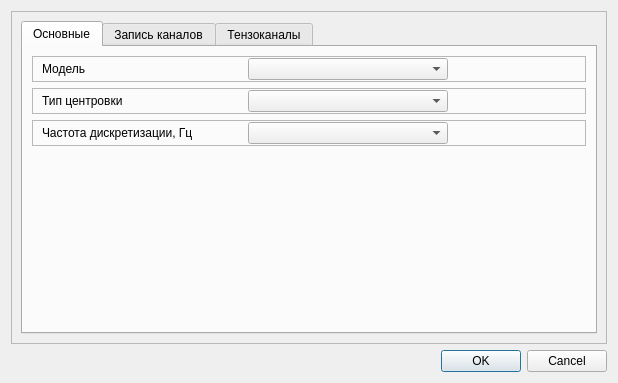
<?xml version="1.0" encoding="UTF-8"?>
<ui version="4.0">
 <class>AMedPlatform01ParamsDialog</class>
 <widget class="QDialog" name="AMedPlatform01ParamsDialog">
  <property name="geometry">
   <rect>
    <x>0</x>
    <y>0</y>
    <width>618</width>
    <height>383</height>
   </rect>
  </property>
  <property name="windowTitle">
   <string>Стабилоплатформа А-Мед. Параметры.</string>
  </property>
  <layout class="QVBoxLayout" name="verticalLayout">
   <item>
    <widget class="QFrame" name="frame">
     <property name="frameShape">
      <enum>QFrame::StyledPanel</enum>
     </property>
     <property name="frameShadow">
      <enum>QFrame::Raised</enum>
     </property>
     <layout class="QVBoxLayout" name="verticalLayout_6">
      <item>
       <widget class="QTabWidget" name="tabPages">
        <property name="currentIndex">
         <number>0</number>
        </property>
        <widget class="QWidget" name="tabMain">
         <attribute name="title">
          <string>Основные</string>
         </attribute>
         <layout class="QVBoxLayout" name="verticalLayout_3">
          <item>
           <widget class="QFrame" name="frModel">
            <property name="frameShape">
             <enum>QFrame::StyledPanel</enum>
            </property>
            <property name="frameShadow">
             <enum>QFrame::Raised</enum>
            </property>
            <layout class="QHBoxLayout" name="horizontalLayout">
             <property name="topMargin">
              <number>1</number>
             </property>
             <property name="bottomMargin">
              <number>1</number>
             </property>
             <item>
              <widget class="QLabel" name="lblModel">
               <property name="sizePolicy">
                <sizepolicy hsizetype="Fixed" vsizetype="Preferred">
                 <horstretch>0</horstretch>
                 <verstretch>0</verstretch>
                </sizepolicy>
               </property>
               <property name="minimumSize">
                <size>
                 <width>200</width>
                 <height>0</height>
                </size>
               </property>
               <property name="text">
                <string>Модель</string>
               </property>
              </widget>
             </item>
             <item>
              <widget class="QComboBox" name="cbModel">
               <property name="minimumSize">
                <size>
                 <width>200</width>
                 <height>0</height>
                </size>
               </property>
               <property name="maxVisibleItems">
                <number>20</number>
               </property>
              </widget>
             </item>
             <item>
              <spacer name="horizontalSpacer">
               <property name="orientation">
                <enum>Qt::Horizontal</enum>
               </property>
               <property name="sizeHint" stdset="0">
                <size>
                 <width>40</width>
                 <height>20</height>
                </size>
               </property>
              </spacer>
             </item>
            </layout>
           </widget>
          </item>
          <item>
           <widget class="QFrame" name="frZeroingType">
            <property name="frameShape">
             <enum>QFrame::StyledPanel</enum>
            </property>
            <property name="frameShadow">
             <enum>QFrame::Raised</enum>
            </property>
            <layout class="QHBoxLayout" name="horizontalLayout_2">
             <property name="topMargin">
              <number>1</number>
             </property>
             <property name="bottomMargin">
              <number>1</number>
             </property>
             <item>
              <widget class="QLabel" name="lblZeroingType">
               <property name="sizePolicy">
                <sizepolicy hsizetype="Fixed" vsizetype="Preferred">
                 <horstretch>0</horstretch>
                 <verstretch>0</verstretch>
                </sizepolicy>
               </property>
               <property name="minimumSize">
                <size>
                 <width>200</width>
                 <height>0</height>
                </size>
               </property>
               <property name="text">
                <string>Тип центровки</string>
               </property>
              </widget>
             </item>
             <item>
              <widget class="QComboBox" name="cbZeroingType">
               <property name="minimumSize">
                <size>
                 <width>200</width>
                 <height>0</height>
                </size>
               </property>
              </widget>
             </item>
             <item>
              <spacer name="horizontalSpacer_2">
               <property name="orientation">
                <enum>Qt::Horizontal</enum>
               </property>
               <property name="sizeHint" stdset="0">
                <size>
                 <width>40</width>
                 <height>20</height>
                </size>
               </property>
              </spacer>
             </item>
            </layout>
           </widget>
          </item>
          <item>
           <widget class="QFrame" name="frFrequency">
            <property name="frameShape">
             <enum>QFrame::StyledPanel</enum>
            </property>
            <property name="frameShadow">
             <enum>QFrame::Raised</enum>
            </property>
            <layout class="QHBoxLayout" name="horizontalLayout_7">
             <property name="topMargin">
              <number>1</number>
             </property>
             <property name="bottomMargin">
              <number>1</number>
             </property>
             <item>
              <widget class="QLabel" name="lblFrequency">
               <property name="sizePolicy">
                <sizepolicy hsizetype="Fixed" vsizetype="Preferred">
                 <horstretch>0</horstretch>
                 <verstretch>0</verstretch>
                </sizepolicy>
               </property>
               <property name="minimumSize">
                <size>
                 <width>200</width>
                 <height>0</height>
                </size>
               </property>
               <property name="text">
                <string>Частота дискретизации, Гц</string>
               </property>
              </widget>
             </item>
             <item>
              <widget class="QComboBox" name="cbFrequency">
               <property name="minimumSize">
                <size>
                 <width>200</width>
                 <height>0</height>
                </size>
               </property>
              </widget>
             </item>
             <item>
              <spacer name="horizontalSpacer_16">
               <property name="orientation">
                <enum>Qt::Horizontal</enum>
               </property>
               <property name="sizeHint" stdset="0">
                <size>
                 <width>121</width>
                 <height>20</height>
                </size>
               </property>
              </spacer>
             </item>
            </layout>
           </widget>
          </item>
          <item>
           <spacer name="verticalSpacer">
            <property name="orientation">
             <enum>Qt::Vertical</enum>
            </property>
            <property name="sizeHint" stdset="0">
             <size>
              <width>20</width>
              <height>40</height>
             </size>
            </property>
           </spacer>
          </item>
         </layout>
        </widget>
        <widget class="QWidget" name="tabRecording">
         <attribute name="title">
          <string>Запись каналов</string>
         </attribute>
         <layout class="QVBoxLayout" name="verticalLayout_2">
          <item>
           <widget class="QCheckBox" name="cbRecStab">
            <property name="text">
             <string>Стабилографический сигнал</string>
            </property>
           </widget>
          </item>
          <item>
           <widget class="QCheckBox" name="cbRecZ">
            <property name="text">
             <string>Баллистограмма</string>
            </property>
           </widget>
          </item>
          <item>
           <widget class="QCheckBox" name="cbRecPulse">
            <property name="text">
             <string>Пульс</string>
            </property>
           </widget>
          </item>
          <item>
           <widget class="QCheckBox" name="cbRecTenso1">
            <property name="text">
             <string>Тензоканал на разъеме 1</string>
            </property>
           </widget>
          </item>
          <item>
           <widget class="QCheckBox" name="cbRecTenso2">
            <property name="text">
             <string>Тензоканал на разъеме 2</string>
            </property>
           </widget>
          </item>
          <item>
           <widget class="QCheckBox" name="cbRecTenso3">
            <property name="text">
             <string>Тензоканал на разъеме 3</string>
            </property>
           </widget>
          </item>
          <item>
           <spacer name="verticalSpacer_3">
            <property name="orientation">
             <enum>Qt::Vertical</enum>
            </property>
            <property name="sizeHint" stdset="0">
             <size>
              <width>20</width>
              <height>40</height>
             </size>
            </property>
           </spacer>
          </item>
         </layout>
        </widget>
        <widget class="QWidget" name="tabTensoKind">
         <attribute name="title">
          <string>Тензоканалы</string>
         </attribute>
         <layout class="QVBoxLayout" name="verticalLayout_5">
          <item>
           <widget class="QFrame" name="frTensoTitle">
            <property name="frameShape">
             <enum>QFrame::StyledPanel</enum>
            </property>
            <property name="frameShadow">
             <enum>QFrame::Raised</enum>
            </property>
            <layout class="QHBoxLayout" name="horizontalLayout_6">
             <item>
              <spacer name="horizontalSpacer_12">
               <property name="orientation">
                <enum>Qt::Horizontal</enum>
               </property>
               <property name="sizeType">
                <enum>QSizePolicy::Fixed</enum>
               </property>
               <property name="sizeHint" stdset="0">
                <size>
                 <width>100</width>
                 <height>20</height>
                </size>
               </property>
              </spacer>
             </item>
             <item>
              <widget class="QLabel" name="lblTensoKind">
               <property name="sizePolicy">
                <sizepolicy hsizetype="Preferred" vsizetype="Preferred">
                 <horstretch>0</horstretch>
                 <verstretch>0</verstretch>
                </sizepolicy>
               </property>
               <property name="minimumSize">
                <size>
                 <width>100</width>
                 <height>0</height>
                </size>
               </property>
               <property name="text">
                <string>Датчик</string>
               </property>
              </widget>
             </item>
             <item>
              <spacer name="horizontalSpacer_13">
               <property name="orientation">
                <enum>Qt::Horizontal</enum>
               </property>
               <property name="sizeType">
                <enum>QSizePolicy::Fixed</enum>
               </property>
               <property name="sizeHint" stdset="0">
                <size>
                 <width>40</width>
                 <height>20</height>
                </size>
               </property>
              </spacer>
             </item>
             <item>
              <widget class="QLabel" name="lblTensoRKP">
               <property name="minimumSize">
                <size>
                 <width>70</width>
                 <height>0</height>
                </size>
               </property>
               <property name="text">
                <string>РКП</string>
               </property>
              </widget>
             </item>
             <item>
              <spacer name="horizontalSpacer_14">
               <property name="orientation">
                <enum>Qt::Horizontal</enum>
               </property>
               <property name="sizeType">
                <enum>QSizePolicy::Fixed</enum>
               </property>
               <property name="sizeHint" stdset="0">
                <size>
                 <width>40</width>
                 <height>20</height>
                </size>
               </property>
              </spacer>
             </item>
             <item>
              <widget class="QLabel" name="lblTensoPn">
               <property name="minimumSize">
                <size>
                 <width>150</width>
                 <height>0</height>
                </size>
               </property>
               <property name="text">
                <string>Номинальная масса, кг</string>
               </property>
              </widget>
             </item>
             <item>
              <spacer name="horizontalSpacer_15">
               <property name="orientation">
                <enum>Qt::Horizontal</enum>
               </property>
               <property name="sizeHint" stdset="0">
                <size>
                 <width>40</width>
                 <height>20</height>
                </size>
               </property>
              </spacer>
             </item>
            </layout>
           </widget>
          </item>
          <item>
           <widget class="QFrame" name="frTensoChan1">
            <property name="frameShape">
             <enum>QFrame::StyledPanel</enum>
            </property>
            <property name="frameShadow">
             <enum>QFrame::Raised</enum>
            </property>
            <layout class="QHBoxLayout" name="horizontalLayout_3">
             <item>
              <widget class="QLabel" name="lblTensoChan1">
               <property name="sizePolicy">
                <sizepolicy hsizetype="Fixed" vsizetype="Preferred">
                 <horstretch>0</horstretch>
                 <verstretch>0</verstretch>
                </sizepolicy>
               </property>
               <property name="minimumSize">
                <size>
                 <width>100</width>
                 <height>0</height>
                </size>
               </property>
               <property name="text">
                <string>Разъем 1</string>
               </property>
              </widget>
             </item>
             <item>
              <widget class="QComboBox" name="cbTensoChan1">
               <property name="sizePolicy">
                <sizepolicy hsizetype="Preferred" vsizetype="Fixed">
                 <horstretch>0</horstretch>
                 <verstretch>0</verstretch>
                </sizepolicy>
               </property>
               <property name="minimumSize">
                <size>
                 <width>100</width>
                 <height>0</height>
                </size>
               </property>
              </widget>
             </item>
             <item>
              <spacer name="horizontalSpacer_3">
               <property name="orientation">
                <enum>Qt::Horizontal</enum>
               </property>
               <property name="sizeType">
                <enum>QSizePolicy::Fixed</enum>
               </property>
               <property name="sizeHint" stdset="0">
                <size>
                 <width>40</width>
                 <height>20</height>
                </size>
               </property>
              </spacer>
             </item>
             <item>
              <widget class="QDoubleSpinBox" name="edRKP1">
               <property name="minimumSize">
                <size>
                 <width>70</width>
                 <height>0</height>
                </size>
               </property>
               <property name="decimals">
                <number>4</number>
               </property>
               <property name="maximum">
                <double>9999.989999999999782</double>
               </property>
              </widget>
             </item>
             <item>
              <spacer name="horizontalSpacer_4">
               <property name="orientation">
                <enum>Qt::Horizontal</enum>
               </property>
               <property name="sizeType">
                <enum>QSizePolicy::Fixed</enum>
               </property>
               <property name="sizeHint" stdset="0">
                <size>
                 <width>40</width>
                 <height>20</height>
                </size>
               </property>
              </spacer>
             </item>
             <item>
              <widget class="QSpinBox" name="edPn1">
               <property name="minimumSize">
                <size>
                 <width>70</width>
                 <height>0</height>
                </size>
               </property>
               <property name="maximum">
                <number>1000</number>
               </property>
               <property name="singleStep">
                <number>50</number>
               </property>
              </widget>
             </item>
             <item>
              <spacer name="horizontalSpacer_5">
               <property name="orientation">
                <enum>Qt::Horizontal</enum>
               </property>
               <property name="sizeHint" stdset="0">
                <size>
                 <width>40</width>
                 <height>20</height>
                </size>
               </property>
              </spacer>
             </item>
            </layout>
           </widget>
          </item>
          <item>
           <widget class="QFrame" name="frTensoChan2">
            <property name="frameShape">
             <enum>QFrame::StyledPanel</enum>
            </property>
            <property name="frameShadow">
             <enum>QFrame::Raised</enum>
            </property>
            <layout class="QHBoxLayout" name="horizontalLayout_4">
             <item>
              <widget class="QLabel" name="lblTensoChan2">
               <property name="sizePolicy">
                <sizepolicy hsizetype="Fixed" vsizetype="Preferred">
                 <horstretch>0</horstretch>
                 <verstretch>0</verstretch>
                </sizepolicy>
               </property>
               <property name="minimumSize">
                <size>
                 <width>100</width>
                 <height>0</height>
                </size>
               </property>
               <property name="text">
                <string>Разъем 2</string>
               </property>
              </widget>
             </item>
             <item>
              <widget class="QComboBox" name="cbTensoChan2">
               <property name="sizePolicy">
                <sizepolicy hsizetype="Preferred" vsizetype="Fixed">
                 <horstretch>0</horstretch>
                 <verstretch>0</verstretch>
                </sizepolicy>
               </property>
               <property name="minimumSize">
                <size>
                 <width>100</width>
                 <height>0</height>
                </size>
               </property>
              </widget>
             </item>
             <item>
              <spacer name="horizontalSpacer_6">
               <property name="orientation">
                <enum>Qt::Horizontal</enum>
               </property>
               <property name="sizeType">
                <enum>QSizePolicy::Fixed</enum>
               </property>
               <property name="sizeHint" stdset="0">
                <size>
                 <width>40</width>
                 <height>20</height>
                </size>
               </property>
              </spacer>
             </item>
             <item>
              <widget class="QDoubleSpinBox" name="edRKP2">
               <property name="minimumSize">
                <size>
                 <width>70</width>
                 <height>0</height>
                </size>
               </property>
               <property name="decimals">
                <number>4</number>
               </property>
               <property name="maximum">
                <double>9999.989999999999782</double>
               </property>
              </widget>
             </item>
             <item>
              <spacer name="horizontalSpacer_7">
               <property name="orientation">
                <enum>Qt::Horizontal</enum>
               </property>
               <property name="sizeType">
                <enum>QSizePolicy::Fixed</enum>
               </property>
               <property name="sizeHint" stdset="0">
                <size>
                 <width>40</width>
                 <height>20</height>
                </size>
               </property>
              </spacer>
             </item>
             <item>
              <widget class="QSpinBox" name="edPn2">
               <property name="minimumSize">
                <size>
                 <width>70</width>
                 <height>0</height>
                </size>
               </property>
               <property name="maximum">
                <number>1000</number>
               </property>
               <property name="singleStep">
                <number>50</number>
               </property>
              </widget>
             </item>
             <item>
              <spacer name="horizontalSpacer_8">
               <property name="orientation">
                <enum>Qt::Horizontal</enum>
               </property>
               <property name="sizeHint" stdset="0">
                <size>
                 <width>40</width>
                 <height>20</height>
                </size>
               </property>
              </spacer>
             </item>
            </layout>
           </widget>
          </item>
          <item>
           <widget class="QFrame" name="frTensoChan3">
            <property name="frameShape">
             <enum>QFrame::StyledPanel</enum>
            </property>
            <property name="frameShadow">
             <enum>QFrame::Raised</enum>
            </property>
            <layout class="QHBoxLayout" name="horizontalLayout_5">
             <item>
              <widget class="QLabel" name="lblTensoChan3">
               <property name="sizePolicy">
                <sizepolicy hsizetype="Fixed" vsizetype="Preferred">
                 <horstretch>0</horstretch>
                 <verstretch>0</verstretch>
                </sizepolicy>
               </property>
               <property name="minimumSize">
                <size>
                 <width>100</width>
                 <height>0</height>
                </size>
               </property>
               <property name="text">
                <string>Разъем 3</string>
               </property>
              </widget>
             </item>
             <item>
              <widget class="QComboBox" name="cbTensoChan3">
               <property name="sizePolicy">
                <sizepolicy hsizetype="Preferred" vsizetype="Fixed">
                 <horstretch>0</horstretch>
                 <verstretch>0</verstretch>
                </sizepolicy>
               </property>
               <property name="minimumSize">
                <size>
                 <width>100</width>
                 <height>0</height>
                </size>
               </property>
              </widget>
             </item>
             <item>
              <spacer name="horizontalSpacer_9">
               <property name="orientation">
                <enum>Qt::Horizontal</enum>
               </property>
               <property name="sizeType">
                <enum>QSizePolicy::Fixed</enum>
               </property>
               <property name="sizeHint" stdset="0">
                <size>
                 <width>40</width>
                 <height>20</height>
                </size>
               </property>
              </spacer>
             </item>
             <item>
              <widget class="QDoubleSpinBox" name="edRKP3">
               <property name="minimumSize">
                <size>
                 <width>70</width>
                 <height>0</height>
                </size>
               </property>
               <property name="decimals">
                <number>4</number>
               </property>
               <property name="maximum">
                <double>9999.989999999999782</double>
               </property>
              </widget>
             </item>
             <item>
              <spacer name="horizontalSpacer_10">
               <property name="orientation">
                <enum>Qt::Horizontal</enum>
               </property>
               <property name="sizeType">
                <enum>QSizePolicy::Fixed</enum>
               </property>
               <property name="sizeHint" stdset="0">
                <size>
                 <width>40</width>
                 <height>20</height>
                </size>
               </property>
              </spacer>
             </item>
             <item>
              <widget class="QSpinBox" name="edPn3">
               <property name="minimumSize">
                <size>
                 <width>70</width>
                 <height>0</height>
                </size>
               </property>
               <property name="maximum">
                <number>1000</number>
               </property>
               <property name="singleStep">
                <number>50</number>
               </property>
              </widget>
             </item>
             <item>
              <spacer name="horizontalSpacer_11">
               <property name="orientation">
                <enum>Qt::Horizontal</enum>
               </property>
               <property name="sizeHint" stdset="0">
                <size>
                 <width>40</width>
                 <height>20</height>
                </size>
               </property>
              </spacer>
             </item>
            </layout>
           </widget>
          </item>
          <item>
           <spacer name="verticalSpacer_2">
            <property name="orientation">
             <enum>Qt::Vertical</enum>
            </property>
            <property name="sizeHint" stdset="0">
             <size>
              <width>20</width>
              <height>40</height>
             </size>
            </property>
           </spacer>
          </item>
         </layout>
        </widget>
       </widget>
      </item>
     </layout>
    </widget>
   </item>
   <item>
    <widget class="QDialogButtonBox" name="buttonBox">
     <property name="orientation">
      <enum>Qt::Horizontal</enum>
     </property>
     <property name="standardButtons">
      <set>QDialogButtonBox::Cancel|QDialogButtonBox::Ok</set>
     </property>
    </widget>
   </item>
  </layout>
 </widget>
 <resources/>
 <connections>
  <connection>
   <sender>buttonBox</sender>
   <signal>accepted()</signal>
   <receiver>AMedPlatform01ParamsDialog</receiver>
   <slot>accept()</slot>
   <hints>
    <hint type="sourcelabel">
     <x>248</x>
     <y>254</y>
    </hint>
    <hint type="destinationlabel">
     <x>157</x>
     <y>274</y>
    </hint>
   </hints>
  </connection>
  <connection>
   <sender>buttonBox</sender>
   <signal>rejected()</signal>
   <receiver>AMedPlatform01ParamsDialog</receiver>
   <slot>reject()</slot>
   <hints>
    <hint type="sourcelabel">
     <x>316</x>
     <y>260</y>
    </hint>
    <hint type="destinationlabel">
     <x>286</x>
     <y>274</y>
    </hint>
   </hints>
  </connection>
 </connections>
</ui>
